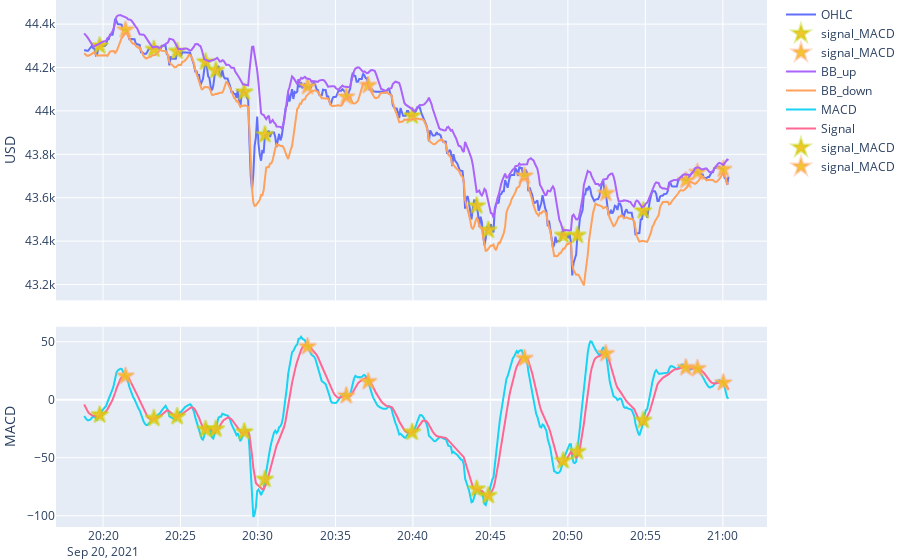

Notebook cell for this chart:
### Code cell
buy_marker = dict(
    color='rgba(242, 192, 26, .9)',
    size=13,
    line=dict(color='rgba(184, 210, 0, .4)', width=2.5))

sell_marker = dict(
    color='rgba(242, 192, 26, .9)',
    size=13,
    line=dict(color='rgba(255, 160, 122, .4)', width=2.5))



import plotly.graph_objects as go
from plotly.subplots import make_subplots

# figを定義
fig = make_subplots(rows=2, cols=1, shared_xaxes=True, vertical_spacing=0.05, row_width=[0.4, 0.6], x_title="Date")

# close 
fig.add_trace(
    go.Scatter(x=df_plot["timestamp"], y=df_plot["close"], name="OHLC", mode="lines"),
    row=1, col=1)
fig.add_trace(
    go.Scatter(x=df_macd_buy['timestamp'], y=df_macd_buy['close'], name='signal_MACD', mode='markers', marker=buy_marker, marker_symbol='star'),
    row=1, col=1)
fig.add_trace(
    go.Scatter(x=df_macd_sell['timestamp'], y=df_macd_sell['close'], name='signal_MACD', mode='markers', marker=sell_marker, marker_symbol='star'),
    row=1, col=1)
# BB
fig.add_trace(
    go.Scatter(x=df_plot["timestamp"], y=df_plot["BBANDS_upperband"], name="BB_up", mode="lines"),
    row=1, col=1)
fig.add_trace(
    go.Scatter(x=df_plot["timestamp"], y=df_plot["BBANDS_lowerband"], name="BB_down", mode="lines"),
    row=1, col=1)


# MACD
fig.add_trace(
    go.Scatter(x=df_plot["timestamp"], y=df_plot["MACD_macd"], name="MACD", mode="lines"),
    row=2, col=1)
fig.add_trace(
    go.Scatter(x=df_plot["timestamp"], y=df_plot["MACD_macdsignal"], name="Signal", mode="lines"),
    row=2, col=1)
fig.add_trace(
    go.Scatter(x=df_macd_buy['timestamp'], y=df_macd_buy['MACD_macd'], name='signal_MACD', mode='markers', marker=buy_marker, marker_symbol='star'),
    row=2, col=1)
fig.add_trace(
    go.Scatter(x=df_macd_sell['timestamp'], y=df_macd_sell['MACD_macd'], name='signal_MACD', mode='markers', marker=sell_marker, marker_symbol='star'),
    row=2, col=1)


# y軸名を定義
fig.update_yaxes(title_text="USD", row=1, col=1)
fig.update_yaxes(title_text="MACD", row=2, col=1)


fig.update(layout_xaxis_rangeslider_visible=False)
fig.update_layout(margin=dict(l=0, r=0, b=0, t=0))
fig.show()

### Figure 1 — Plotly figure (JSON) as saved in the notebook; plotly's stock layout.template omitted (floating-point values rounded to 4 significant figures; data arrays with more than 128 entries replaced by an {"elided": "..."} marker saying what was removed)
{"data": [{"mode": "lines", "name": "OHLC", "type": "scatter", "x": {"elided": "500 str values"}, "xaxis": "x", "y": {"elided": "500 float values"}, "yaxis": "y"}, {"marker": {"color": "rgba(242, 192, 26, .9)", "line": {"color": "rgba(184, 210, 0, .4)", "width": 2.5}, "size": 13, "symbol": "star"}, "mode": "markers", "name": "signal_MACD", "type": "scatter", "x": ["2021-09-20T20:19:47.001565", "2021-09-20T20:23:17.001707", "2021-09-20T20:24:47.000909", "2021-09-20T20:26:37.001157", "2021-09-20T20:27:17.000689", "2021-09-20T20:29:07.000621", "2021-09-20T20:30:27.001077", "2021-09-20T20:39:57.000990", "2021-09-20T20:44:07.000723", "2021-09-20T20:44:52.002090", "2021-09-20T20:49:42.001453", "2021-09-20T20:50:37.001215", "2021-09-20T20:54:52.001051"], "xaxis": "x", "y": [44300, 44280.0, 44275, 44230.0, 44187, 44087, 43890.0, 43977, 43563, 43450.0, 43430.0, 43427, 43540], "yaxis": "y"}, {"marker": {"color": "rgba(242, 192, 26, .9)", "line": {"color": "rgba(255, 160, 122, .4)", "width": 2.5}, "size": 13, "symbol": "star"}, "mode": "markers", "name": "signal_MACD", "type": "scatter", "x": ["2021-09-20T20:21:27.001809", "2021-09-20T20:33:12.000926", "2021-09-20T20:35:42.000274", "2021-09-20T20:37:07.000777", "2021-09-20T20:47:12.001711", "2021-09-20T20:52:27.001187", "2021-09-20T20:57:37.002318", "2021-09-20T20:58:22.000704", "2021-09-20T21:00:02.000816"], "xaxis": "x", "y": [44370.0, 44110.0, 44070.0, 44120.0, 43700.0, 43620, 43680.0, 43717, 43730.0], "yaxis": "y"}, {"mode": "lines", "name": "BB_up", "type": "scatter", "x": {"elided": "500 str values"}, "xaxis": "x", "y": {"elided": "500 float values"}, "yaxis": "y"}, {"mode": "lines", "name": "BB_down", "type": "scatter", "x": {"elided": "500 str values"}, "xaxis": "x", "y": {"elided": "500 float values"}, "yaxis": "y"}, {"mode": "lines", "name": "MACD", "type": "scatter", "x": {"elided": "500 str values"}, "xaxis": "x2", "y": {"elided": "500 float values"}, "yaxis": "y2"}, {"mode": "lines", "name": "Signal", "type": "scatter", "x": {"elided": "500 str values"}, "xaxis": "x2", "y": {"elided": "500 float values"}, "yaxis": "y2"}, {"marker": {"color": "rgba(242, 192, 26, .9)", "line": {"color": "rgba(184, 210, 0, .4)", "width": 2.5}, "size": 13, "symbol": "star"}, "mode": "markers", "name": "signal_MACD", "type": "scatter", "x": ["2021-09-20T20:19:47.001565", "2021-09-20T20:23:17.001707", "2021-09-20T20:24:47.000909", "2021-09-20T20:26:37.001157", "2021-09-20T20:27:17.000689", "2021-09-20T20:29:07.000621", "2021-09-20T20:30:27.001077", "2021-09-20T20:39:57.000990", "2021-09-20T20:44:07.000723", "2021-09-20T20:44:52.002090", "2021-09-20T20:49:42.001453", "2021-09-20T20:50:37.001215", "2021-09-20T20:54:52.001051"], "xaxis": "x2", "y": [-13.1, -16.03, -14.54, -25.4, -25.25, -27.57, -68.58, -27.99, -76.94, -82.57, -52.53, -44.65, -17.77], "yaxis": "y2"}, {"marker": {"color": "rgba(242, 192, 26, .9)", "line": {"color": "rgba(255, 160, 122, .4)", "width": 2.5}, "size": 13, "symbol": "star"}, "mode": "markers", "name": "signal_MACD", "type": "scatter", "x": ["2021-09-20T20:21:27.001809", "2021-09-20T20:33:12.000926", "2021-09-20T20:35:42.000274", "2021-09-20T20:37:07.000777", "2021-09-20T20:47:12.001711", "2021-09-20T20:52:27.001187", "2021-09-20T20:57:37.002318", "2021-09-20T20:58:22.000704", "2021-09-20T21:00:02.000816"], "xaxis": "x2", "y": [20.35, 45.86, 3.477, 15.61, 35.75, 39.78, 27.64, 26.92, 14.69], "yaxis": "y2"}], "layout": {"annotations": [{"font": {"size": 16}, "showarrow": false, "text": "Date", "x": 0.5, "xanchor": "center", "xref": "paper", "y": 0, "yanchor": "top", "yref": "paper", "yshift": -30}], "margin": {"b": 0, "l": 0, "r": 0, "t": 0}, "xaxis": {"anchor": "y", "domain": [0, 1], "matches": "x2", "rangeslider": {"visible": false}, "showticklabels": false}, "xaxis2": {"anchor": "y2", "domain": [0, 1]}, "yaxis": {"anchor": "x", "domain": [0.43, 1], "title": {"text": "USD"}}, "yaxis2": {"anchor": "x2", "domain": [0, 0.38], "title": {"text": "MACD"}}}}
